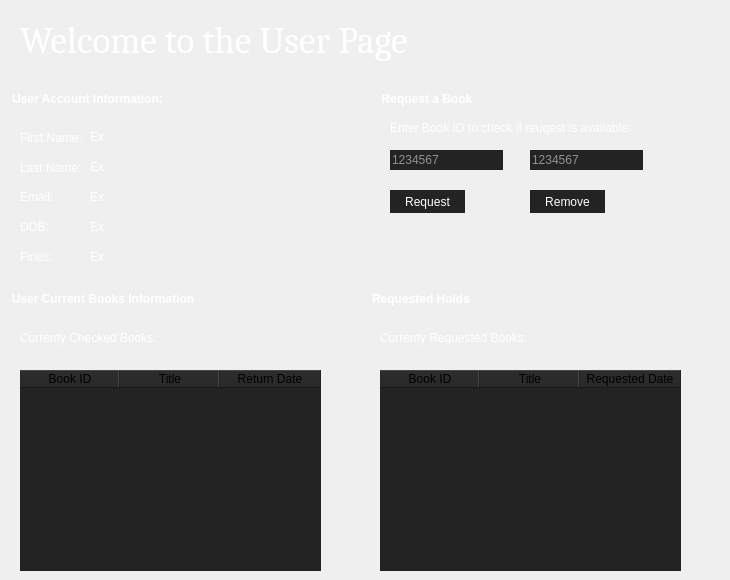
            <widget class="QWidget" name="page_user">
             <widget class="QGroupBox" name="groupBox_6">
              <property name="geometry">
               <rect>
                <x>10</x>
                <y>90</y>
                <width>341</width>
                <height>171</height>
               </rect>
              </property>
              <property name="font">
               <font>
                <weight>75</weight>
                <bold>true</bold>
               </font>
              </property>
              <property name="styleSheet">
               <string notr="true">color: rgb(255, 255, 255);
border: none;</string>
              </property>
              <property name="title">
               <string>User Account Information:</string>
              </property>
              <widget class="QLabel" name="label_23">
               <property name="geometry">
                <rect>
                 <x>10</x>
                 <y>40</y>
                 <width>61</width>
                 <height>16</height>
                </rect>
               </property>
               <property name="text">
                <string>First Name:</string>
               </property>
              </widget>
              <widget class="QLabel" name="lbl_first">
               <property name="geometry">
                <rect>
                 <x>80</x>
                 <y>40</y>
                 <width>47</width>
                 <height>14</height>
                </rect>
               </property>
               <property name="text">
                <string>Ex</string>
               </property>
              </widget>
              <widget class="QLabel" name="label_25">
               <property name="geometry">
                <rect>
                 <x>10</x>
                 <y>70</y>
                 <width>61</width>
                 <height>16</height>
                </rect>
               </property>
               <property name="text">
                <string>Last Name:</string>
               </property>
              </widget>
              <widget class="QLabel" name="lbl_last">
               <property name="geometry">
                <rect>
                 <x>80</x>
                 <y>70</y>
                 <width>47</width>
                 <height>14</height>
                </rect>
               </property>
               <property name="text">
                <string>Ex</string>
               </property>
              </widget>
              <widget class="QLabel" name="lbl_email">
               <property name="geometry">
                <rect>
                 <x>80</x>
                 <y>100</y>
                 <width>47</width>
                 <height>14</height>
                </rect>
               </property>
               <property name="text">
                <string>Ex</string>
               </property>
              </widget>
              <widget class="QLabel" name="label_28">
               <property name="geometry">
                <rect>
                 <x>10</x>
                 <y>100</y>
                 <width>47</width>
                 <height>14</height>
                </rect>
               </property>
               <property name="text">
                <string>Email:</string>
               </property>
              </widget>
              <widget class="QLabel" name="label_29">
               <property name="geometry">
                <rect>
                 <x>10</x>
                 <y>130</y>
                 <width>47</width>
                 <height>14</height>
                </rect>
               </property>
               <property name="text">
                <string>DOB:</string>
               </property>
              </widget>
              <widget class="QLabel" name="lbl_dob">
               <property name="geometry">
                <rect>
                 <x>80</x>
                 <y>130</y>
                 <width>47</width>
                 <height>14</height>
                </rect>
               </property>
               <property name="text">
                <string>Ex</string>
               </property>
              </widget>
              <widget class="QLabel" name="lbl_fines">
               <property name="geometry">
                <rect>
                 <x>80</x>
                 <y>160</y>
                 <width>47</width>
                 <height>14</height>
                </rect>
               </property>
               <property name="text">
                <string>Ex</string>
               </property>
              </widget>
              <widget class="QLabel" name="label_30">
               <property name="geometry">
                <rect>
                 <x>10</x>
                 <y>160</y>
                 <width>47</width>
                 <height>14</height>
                </rect>
               </property>
               <property name="text">
                <string>Fines:</string>
               </property>
              </widget>
             </widget>
             <widget class="QLabel" name="label_22">
              <property name="geometry">
               <rect>
                <x>20</x>
                <y>10</y>
                <width>521</width>
                <height>61</height>
               </rect>
              </property>
              <property name="font">
               <font>
                <family>Cambria</family>
                <pointsize>28</pointsize>
                <weight>50</weight>
                <bold>false</bold>
               </font>
              </property>
              <property name="styleSheet">
               <string notr="true">color: rgb(255, 255, 255);</string>
              </property>
              <property name="text">
               <string>Welcome to the User Page</string>
              </property>
             </widget>
             <widget class="QGroupBox" name="groupBox_7">
              <property name="geometry">
               <rect>
                <x>10</x>
                <y>290</y>
                <width>341</width>
                <height>281</height>
               </rect>
              </property>
              <property name="font">
               <font>
                <weight>75</weight>
                <bold>true</bold>
               </font>
              </property>
              <property name="styleSheet">
               <string notr="true">color: rgb(255, 255, 255);
border: none;</string>
              </property>
              <property name="title">
               <string>User Current Books Information</string>
              </property>
              <widget class="QLabel" name="label_24">
               <property name="geometry">
                <rect>
                 <x>10</x>
                 <y>40</y>
                 <width>201</width>
                 <height>16</height>
                </rect>
               </property>
               <property name="text">
                <string>Currenty Checked Books:</string>
               </property>
              </widget>
              <widget class="QTableWidget" name="tableWidget_2">
               <property name="geometry">
                <rect>
                 <x>10</x>
                 <y>80</y>
                 <width>301</width>
                 <height>201</height>
                </rect>
               </property>
               <property name="styleSheet">
                <string notr="true">background-color: rgb(35, 35, 35);
color: rgb(0, 0, 0);</string>
               </property>
               <property name="horizontalScrollBarPolicy">
                <enum>Qt::ScrollBarAlwaysOff</enum>
               </property>
               <property name="showGrid">
                <bool>false</bool>
               </property>
               <property name="rowCount">
                <number>0</number>
               </property>
               <column>
                <property name="text">
                 <string>Book ID</string>
                </property>
               </column>
               <column>
                <property name="text">
                 <string>Title</string>
                </property>
               </column>
               <column>
                <property name="text">
                 <string>Return Date</string>
                </property>
               </column>
              </widget>
             </widget>
             <widget class="QGroupBox" name="groupBox_8">
              <property name="geometry">
               <rect>
                <x>370</x>
                <y>290</y>
                <width>341</width>
                <height>281</height>
               </rect>
              </property>
              <property name="font">
               <font>
                <weight>75</weight>
                <bold>true</bold>
               </font>
              </property>
              <property name="styleSheet">
               <string notr="true">color: rgb(255, 255, 255);
border: none;</string>
              </property>
              <property name="title">
               <string>Requested Holds</string>
              </property>
              <widget class="QLabel" name="label_26">
               <property name="geometry">
                <rect>
                 <x>10</x>
                 <y>40</y>
                 <width>201</width>
                 <height>16</height>
                </rect>
               </property>
               <property name="text">
                <string>Currenty Requested Books:</string>
               </property>
              </widget>
              <widget class="QTableWidget" name="tableWidget_3">
               <property name="geometry">
                <rect>
                 <x>10</x>
                 <y>80</y>
                 <width>301</width>
                 <height>201</height>
                </rect>
               </property>
               <property name="styleSheet">
                <string notr="true">background-color: rgb(35, 35, 35);
color: rgb(0, 0, 0);</string>
               </property>
               <property name="horizontalScrollBarPolicy">
                <enum>Qt::ScrollBarAlwaysOff</enum>
               </property>
               <property name="showGrid">
                <bool>false</bool>
               </property>
               <property name="rowCount">
                <number>0</number>
               </property>
               <column>
                <property name="text">
                 <string>Book ID</string>
                </property>
               </column>
               <column>
                <property name="text">
                 <string>Title</string>
                </property>
               </column>
               <column>
                <property name="text">
                 <string>Requested Date</string>
                </property>
               </column>
              </widget>
             </widget>
             <widget class="QGroupBox" name="groupBox_9">
              <property name="geometry">
               <rect>
                <x>380</x>
                <y>90</y>
                <width>341</width>
                <height>171</height>
               </rect>
              </property>
              <property name="font">
               <font>
                <weight>75</weight>
                <bold>true</bold>
               </font>
              </property>
              <property name="styleSheet">
               <string notr="true">color: rgb(255, 255, 255);
border: none;</string>
              </property>
              <property name="title">
               <string>Request a Book</string>
              </property>
              <widget class="QLabel" name="label_27">
               <property name="geometry">
                <rect>
                 <x>10</x>
                 <y>30</y>
                 <width>281</width>
                 <height>16</height>
                </rect>
               </property>
               <property name="text">
                <string>Enter Book ID to check if reuqest is available:</string>
               </property>
              </widget>
              <widget class="QLineEdit" name="first_3">
               <property name="enabled">
                <bool>true</bool>
               </property>
               <property name="geometry">
                <rect>
                 <x>10</x>
                 <y>60</y>
                 <width>113</width>
                 <height>20</height>
                </rect>
               </property>
               <property name="styleSheet">
                <string notr="true">background-color: rgb(35, 35, 35);</string>
               </property>
               <property name="text">
                <string/>
               </property>
               <property name="placeholderText">
                <string>1234567</string>
               </property>
              </widget>
              <widget class="QPushButton" name="btn_request">
               <property name="geometry">
                <rect>
                 <x>10</x>
                 <y>100</y>
                 <width>75</width>
                 <height>23</height>
                </rect>
               </property>
               <property name="styleSheet">
                <string notr="true">QPushButton {	
	border: none;
	background-color: rgb(35, 35, 35);
   color: rgb(255, 255, 255);
}
QPushButton:hover {
	background-color: rgb(0, 170, 255);
}
</string>
               </property>
               <property name="text">
                <string>Request</string>
               </property>
              </widget>
              <widget class="QLineEdit" name="first_11">
               <property name="enabled">
                <bool>true</bool>
               </property>
               <property name="geometry">
                <rect>
                 <x>150</x>
                 <y>60</y>
                 <width>113</width>
                 <height>20</height>
                </rect>
               </property>
               <property name="styleSheet">
                <string notr="true">background-color: rgb(35, 35, 35);</string>
               </property>
               <property name="text">
                <string/>
               </property>
               <property name="placeholderText">
                <string>1234567</string>
               </property>
              </widget>
              <widget class="QPushButton" name="btn_remove">
               <property name="geometry">
                <rect>
                 <x>150</x>
                 <y>100</y>
                 <width>75</width>
                 <height>23</height>
                </rect>
               </property>
               <property name="styleSheet">
                <string notr="true">QPushButton {	
	border: none;
	background-color: rgb(35, 35, 35);
   color: rgb(255, 255, 255);
}
QPushButton:hover {
	background-color: rgb(0, 170, 255);
}
</string>
               </property>
               <property name="text">
                <string>Remove</string>
               </property>
              </widget>
             </widget>
            </widget>
